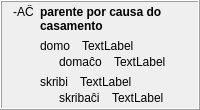
            <widget class="QFrame" name="frame_20">
             <property name="frameShape">
              <enum>QFrame::Box</enum>
             </property>
             <property name="frameShadow">
              <enum>QFrame::Raised</enum>
             </property>
             <layout class="QHBoxLayout" name="horizontalLayout_12">
              <property name="topMargin">
               <number>3</number>
              </property>
              <property name="bottomMargin">
               <number>3</number>
              </property>
              <item>
               <widget class="QLabel" name="label_308">
                <property name="sizePolicy">
                 <sizepolicy hsizetype="Maximum" vsizetype="Preferred">
                  <horstretch>0</horstretch>
                  <verstretch>0</verstretch>
                 </sizepolicy>
                </property>
                <property name="text">
                 <string>-AĈ</string>
                </property>
                <property name="alignment">
                 <set>Qt::AlignHCenter|Qt::AlignTop</set>
                </property>
                <property name="tipo" stdset="0">
                 <string>afikso</string>
                </property>
               </widget>
              </item>
              <item>
               <layout class="QVBoxLayout" name="verticalLayout_352">
                <item>
                 <widget class="QLabel" name="Lec08_Label618">
                  <property name="styleSheet">
                   <string notr="true">font-weight: bold;</string>
                  </property>
                  <property name="text">
                   <string>parente por causa do casamento</string>
                  </property>
                  <property name="wordWrap">
                   <bool>true</bool>
                  </property>
                 </widget>
                </item>
                <item>
                 <layout class="QVBoxLayout" name="verticalLayout_19">
                  <item>
                   <layout class="QVBoxLayout" name="verticalLayout_353">
                    <property name="spacing">
                     <number>2</number>
                    </property>
                    <item>
                     <layout class="QHBoxLayout" name="horizontalLayout_580">
                      <property name="spacing">
                       <number>12</number>
                      </property>
                      <item>
                       <widget class="neklakebla_nova" name="Lec08_Button605">
                        <property name="text">
                         <string>domo</string>
                        </property>
                        <property name="wordWrap">
                         <bool>true</bool>
                        </property>
                       </widget>
                      </item>
                      <item>
                       <widget class="QLabel" name="Lec08_Label619">
                        <property name="sizePolicy">
                         <sizepolicy hsizetype="Expanding" vsizetype="Preferred">
                          <horstretch>0</horstretch>
                          <verstretch>0</verstretch>
                         </sizepolicy>
                        </property>
                        <property name="text">
                         <string>TextLabel</string>
                        </property>
                        <property name="wordWrap">
                         <bool>true</bool>
                        </property>
                       </widget>
                      </item>
                     </layout>
                    </item>
                    <item>
                     <layout class="QHBoxLayout" name="horizontalLayout_581">
                      <property name="spacing">
                       <number>12</number>
                      </property>
                      <item>
                       <widget class="label_sago_reversa" name="label_373">
                        <property name="sizePolicy">
                         <sizepolicy hsizetype="Maximum" vsizetype="Preferred">
                          <horstretch>0</horstretch>
                          <verstretch>0</verstretch>
                         </sizepolicy>
                        </property>
                        <property name="text">
                         <string/>
                        </property>
                        <property name="pixmap">
                         <pixmap resource="../resources/ikonoj.qrc">:/ikonoj/sago_revena.png</pixmap>
                        </property>
                       </widget>
                      </item>
                      <item>
                       <widget class="neklakebla_nova" name="Lec08_Button606">
                        <property name="text">
                         <string>domaĉo</string>
                        </property>
                        <property name="wordWrap">
                         <bool>true</bool>
                        </property>
                       </widget>
                      </item>
                      <item>
                       <widget class="QLabel" name="Lec08_Label620">
                        <property name="sizePolicy">
                         <sizepolicy hsizetype="Expanding" vsizetype="Preferred">
                          <horstretch>0</horstretch>
                          <verstretch>0</verstretch>
                         </sizepolicy>
                        </property>
                        <property name="text">
                         <string>TextLabel</string>
                        </property>
                        <property name="wordWrap">
                         <bool>true</bool>
                        </property>
                       </widget>
                      </item>
                     </layout>
                    </item>
                   </layout>
                  </item>
                 </layout>
                </item>
                <item>
                 <layout class="QVBoxLayout" name="verticalLayout_354">
                  <property name="spacing">
                   <number>2</number>
                  </property>
                  <item>
                   <layout class="QHBoxLayout" name="horizontalLayout_582">
                    <property name="spacing">
                     <number>12</number>
                    </property>
                    <item>
                     <widget class="neklakebla_nova" name="Lec08_Button28">
                      <property name="text">
                       <string>skribi</string>
                      </property>
                      <property name="wordWrap">
                       <bool>true</bool>
                      </property>
                     </widget>
                    </item>
                    <item>
                     <widget class="QLabel" name="Lec08_Label37">
                      <property name="sizePolicy">
                       <sizepolicy hsizetype="Expanding" vsizetype="Preferred">
                        <horstretch>0</horstretch>
                        <verstretch>0</verstretch>
                       </sizepolicy>
                      </property>
                      <property name="text">
                       <string>TextLabel</string>
                      </property>
                      <property name="wordWrap">
                       <bool>true</bool>
                      </property>
                     </widget>
                    </item>
                   </layout>
                  </item>
                  <item>
                   <layout class="QHBoxLayout" name="horizontalLayout_583">
                    <property name="spacing">
                     <number>12</number>
                    </property>
                    <item>
                     <widget class="label_sago_reversa" name="label_374">
                      <property name="sizePolicy">
                       <sizepolicy hsizetype="Maximum" vsizetype="Preferred">
                        <horstretch>0</horstretch>
                        <verstretch>0</verstretch>
                       </sizepolicy>
                      </property>
                      <property name="text">
                       <string/>
                      </property>
                      <property name="pixmap">
                       <pixmap resource="../resources/ikonoj.qrc">:/ikonoj/sago_revena.png</pixmap>
                      </property>
                     </widget>
                    </item>
                    <item>
                     <widget class="neklakebla_nova" name="Lec08_Button29">
                      <property name="text">
                       <string>skribaĉi</string>
                      </property>
                      <property name="wordWrap">
                       <bool>true</bool>
                      </property>
                     </widget>
                    </item>
                    <item>
                     <widget class="QLabel" name="Lec08_Label38">
                      <property name="sizePolicy">
                       <sizepolicy hsizetype="Expanding" vsizetype="Preferred">
                        <horstretch>0</horstretch>
                        <verstretch>0</verstretch>
                       </sizepolicy>
                      </property>
                      <property name="text">
                       <string>TextLabel</string>
                      </property>
                      <property name="wordWrap">
                       <bool>true</bool>
                      </property>
                     </widget>
                    </item>
                   </layout>
                  </item>
                 </layout>
                </item>
               </layout>
              </item>
             </layout>
            </widget>
